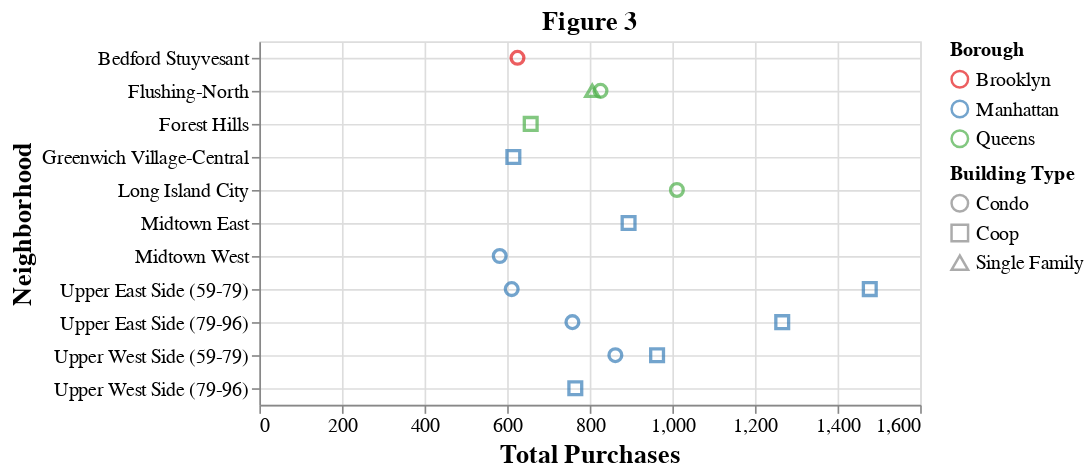

This figure's notebook cell:
### Code cell
# Question03:
# In the last 12 months, what are the most popular neighborhood for purchasing 
# single family dwellings?  What about two family dwellings, condos, coops?

# Normalize column values
nyc_dwellings_df = nyc_one_year_df.copy()
nyc_dwellings_df.loc[nyc_dwellings_df["BUILDING CLASS CATEGORY"] == "01 ONE FAMILY DWELLINGS", "BUILDING CLASS CATEGORY"] = "Single Family"
nyc_dwellings_df.loc[nyc_dwellings_df["BUILDING CLASS CATEGORY"] == "02 TWO FAMILY DWELLINGS", "BUILDING CLASS CATEGORY"] = "Two Family"

nyc_dwellings_df.loc[nyc_dwellings_df["BUILDING CLASS CATEGORY"] == "13 CONDOS - ELEVATOR APARTMENTS", "BUILDING CLASS CATEGORY"] = "Condo"
nyc_dwellings_df.loc[nyc_dwellings_df["BUILDING CLASS CATEGORY"] == "15 CONDOS - 2-10 UNIT RESIDENTIAL", "BUILDING CLASS CATEGORY"] = "Condo"
nyc_dwellings_df.loc[nyc_dwellings_df["BUILDING CLASS CATEGORY"] == "12 CONDOS - WALKUP APARTMENTS", "BUILDING CLASS CATEGORY"] = "Condo"

nyc_dwellings_df.loc[nyc_dwellings_df["BUILDING CLASS CATEGORY"] == "09 COOPS - WALKUP APARTMENTS", "BUILDING CLASS CATEGORY"] = "Coop"
nyc_dwellings_df.loc[nyc_dwellings_df["BUILDING CLASS CATEGORY"] == "10 COOPS - ELEVATOR APARTMENTS", "BUILDING CLASS CATEGORY"] = "Coop"
nyc_dwellings_df.loc[nyc_dwellings_df["BUILDING CLASS CATEGORY"] == "17 CONDO COOPS", "BUILDING CLASS CATEGORY"] = "Coop"

# Filter on building types
nyc_dwellings_df = nyc_dwellings_df[(nyc_dwellings_df["BUILDING CLASS CATEGORY"] == "Single Family") | \
                                    (nyc_dwellings_df["BUILDING CLASS CATEGORY"] == "Two Family")    | \
                                    (nyc_dwellings_df["BUILDING CLASS CATEGORY"] == "Condo")         | \
                                    (nyc_dwellings_df["BUILDING CLASS CATEGORY"] == "Coop")          ]

# Get count of building types for each boro and hood.
nyc_dwellings_df = nyc_dwellings_df.groupby(["BOROUGH", "NEIGHBORHOOD", "BUILDING CLASS CATEGORY"])["BUILDING CLASS CATEGORY"] \
                                   .count() \
                                   .nlargest(15) \
                                   .reset_index(name="Count")
# Plot
# Title: Building Types By Neighborhood
alt.Chart(nyc_dwellings_df) \
   .mark_point(size=60) \
   .encode(x=alt.X("Count:Q", title="Total Purchases"),
           y=alt.Y("NEIGHBORHOOD:N", title="Neighborhood", axis=alt.Axis(grid=True)),
           color=alt.Color('BOROUGH:N', title="Borough", scale=alt.Scale(scheme='set1')),
           shape=alt.Shape("BUILDING CLASS CATEGORY:N", title="Building Type")) \
   .properties(title='Figure 3') \
   .configure_axis(labelFontSize=12, titleFontSize=16) \
   .configure_title(fontSize=16) \
   .configure_legend(titleFontSize=12, labelFontSize=12)

### Figure 1 — Vega-Lite specification as saved in the notebook (floating-point values rounded to 4 significant figures)
{"config": {"view": {"continuousWidth": 400, "continuousHeight": 300}, "axis": {"labelFontSize": 12, "titleFontSize": 16}, "legend": {"labelFontSize": 12, "titleFontSize": 12}, "title": {"fontSize": 16}}, "data": {"name": "data-011262ba72f792afa69e8bb4f67c7d86"}, "mark": {"type": "point", "size": 60}, "encoding": {"color": {"field": "BOROUGH", "scale": {"scheme": "set1"}, "title": "Borough", "type": "nominal"}, "shape": {"field": "BUILDING CLASS CATEGORY", "title": "Building Type", "type": "nominal"}, "x": {"field": "Count", "title": "Total Purchases", "type": "quantitative"}, "y": {"axis": {"grid": true}, "field": "NEIGHBORHOOD", "title": "Neighborhood", "type": "nominal"}}, "title": "Figure 3", "$schema": "https://vega.github.io/schema/vega-lite/v4.17.0.json", "datasets": {"data-011262ba72f792afa69e8bb4f67c7d86": [{"BOROUGH": "Manhattan", "NEIGHBORHOOD": "Upper East Side (59-79)", "BUILDING CLASS CATEGORY": "Coop", "Count": 1478}, {"BOROUGH": "Manhattan", "NEIGHBORHOOD": "Upper East Side (79-96)", "BUILDING CLASS CATEGORY": "Coop", "Count": 1266}, {"BOROUGH": "Queens", "NEIGHBORHOOD": "Long Island City", "BUILDING CLASS CATEGORY": "Condo", "Count": 1011}, {"BOROUGH": "Manhattan", "NEIGHBORHOOD": "Upper West Side (59-79)", "BUILDING CLASS CATEGORY": "Coop", "Count": 963}, {"BOROUGH": "Manhattan", "NEIGHBORHOOD": "Midtown East", "BUILDING CLASS CATEGORY": "Coop", "Count": 894}, {"BOROUGH": "Manhattan", "NEIGHBORHOOD": "Upper West Side (59-79)", "BUILDING CLASS CATEGORY": "Condo", "Count": 862}, {"BOROUGH": "Queens", "NEIGHBORHOOD": "Flushing-North", "BUILDING CLASS CATEGORY": "Condo", "Count": 826}, {"BOROUGH": "Queens", "NEIGHBORHOOD": "Flushing-North", "BUILDING CLASS CATEGORY": "Single Family", "Count": 806}, {"BOROUGH": "Manhattan", "NEIGHBORHOOD": "Upper West Side (79-96)", "BUILDING CLASS CATEGORY": "Coop", "Count": 765}, {"BOROUGH": "Manhattan", "NEIGHBORHOOD": "Upper East Side (79-96)", "BUILDING CLASS CATEGORY": "Condo", "Count": 758}, {"BOROUGH": "Queens", "NEIGHBORHOOD": "Forest Hills", "BUILDING CLASS CATEGORY": "Coop", "Count": 657}, {"BOROUGH": "Brooklyn", "NEIGHBORHOOD": "Bedford Stuyvesant", "BUILDING CLASS CATEGORY": "Condo", "Count": 625}, {"BOROUGH": "Manhattan", "NEIGHBORHOOD": "Greenwich Village-Central", "BUILDING CLASS CATEGORY": "Coop", "Count": 615}, {"BOROUGH": "Manhattan", "NEIGHBORHOOD": "Upper East Side (59-79)", "BUILDING CLASS CATEGORY": "Condo", "Count": 611}, {"BOROUGH": "Manhattan", "NEIGHBORHOOD": "Midtown West", "BUILDING CLASS CATEGORY": "Condo", "Count": 582}]}}
